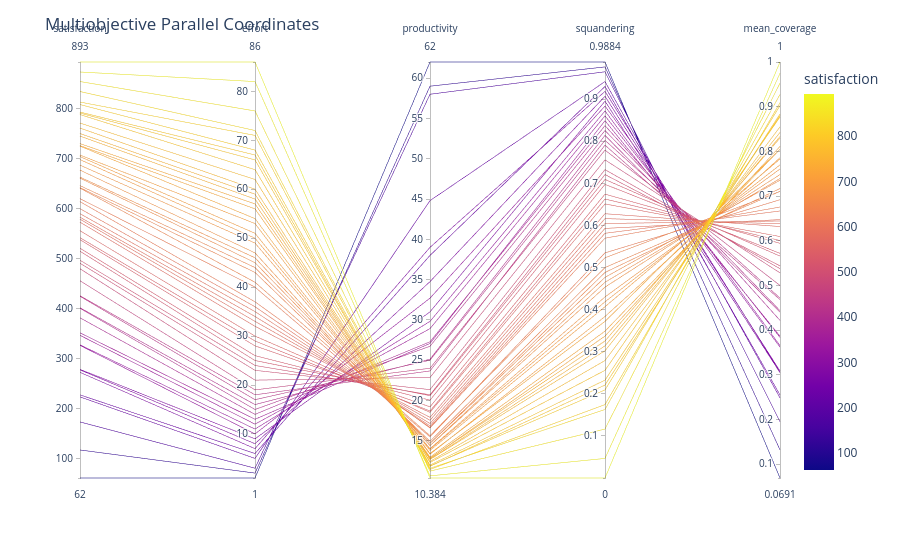

Here is the notebook cell this chart was saved with:
### Markdown cell above
## 05_parallel_coordinates

### Code cell
import pandas as pd
import plotly.express as px

df = pd.read_csv("dataset.csv")

coverage_cols = [c for c in df.columns if c.startswith("stcov")]

df["mean_coverage"] = df[coverage_cols].mean(axis=1)

fig = px.parallel_coordinates(
    df,
    dimensions=[
        "satisfaction",
        "effort",
        "productivity",
        "squandering",
        "mean_coverage"
    ],
    color="satisfaction",
)

fig.update_layout(
    title="Multiobjective Parallel Coordinates"
)

fig.show()
